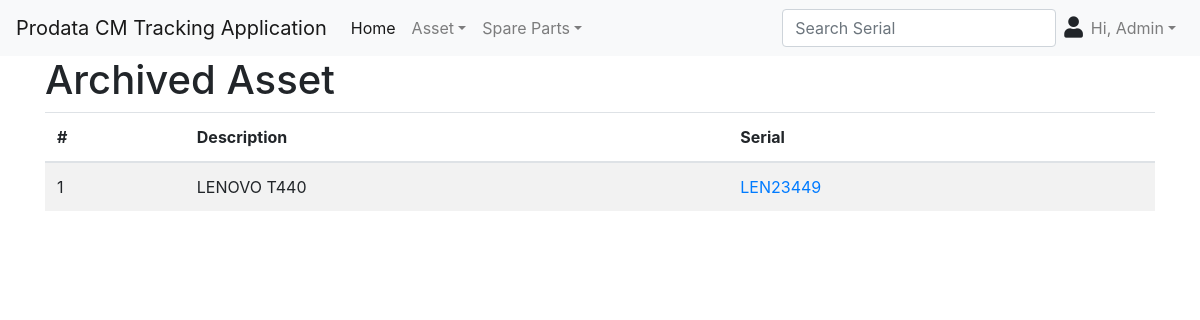
The app's page /assets.php?action=archived with its own data.
### tables this page shows
CREATE TABLE IF NOT EXISTS `asset` (
  `assetID` INT NOT NULL AUTO_INCREMENT,
  `brandID` INT NOT NULL,
  `modelID` INT NOT NULL,
  `serialID` INT NOT NULL,
  `locationID` INT NOT NULL,
  `statusID` INT NOT NULL,
  PRIMARY KEY (`assetID`),
  INDEX `fk_asset_brand1_idx` (`brandID` ASC),
  INDEX `fk_asset_model1_idx` (`modelID` ASC),
  INDEX `fk_asset_location1_idx` (`locationID` ASC),
  INDEX `fk_asset_assetStatus1_idx` (`statusID` ASC),
  INDEX `fk_asset_serial1_idx` (`serialID` ASC),
  CONSTRAINT `fk_asset_brand1`
    FOREIGN KEY (`brandID`)
    REFERENCES `brand` (`brandID`)
    ON DELETE NO ACTION
    ON UPDATE NO ACTION,
  CONSTRAINT `fk_asset_model1`
    FOREIGN KEY (`modelID`)
    REFERENCES `model` (`modelID`)
    ON DELETE NO ACTION
    ON UPDATE NO ACTION,
  CONSTRAINT `fk_asset_location1`
    FOREIGN KEY (`locationID`)
    REFERENCES `location` (`locationID`)
    ON DELETE NO ACTION
    ON UPDATE NO ACTION,
  CONSTRAINT `fk_asset_assetStatus1`
    FOREIGN KEY (`statusID`)
    REFERENCES `status` (`statusID`)
    ON DELETE NO ACTION
    ON UPDATE NO ACTION,
  CONSTRAINT `fk_asset_serial1`
    FOREIGN KEY (`serialID`)
    REFERENCES `serial` (`serialID`)
    ON DELETE NO ACTION
    ON UPDATE NO ACTION);

CREATE TABLE IF NOT EXISTS `brand` (
  `brandID` INT NOT NULL AUTO_INCREMENT,
  `brandName` VARCHAR(45) NOT NULL,
  `scopeID` INT NOT NULL,
  PRIMARY KEY (`brandID`),
  INDEX `fk_brand_scope1_idx` (`scopeID` ASC),
  CONSTRAINT `fk_brand_scope1`
    FOREIGN KEY (`scopeID`)
    REFERENCES `scope` (`scopeID`)
    ON DELETE NO ACTION
    ON UPDATE NO ACTION);

CREATE TABLE IF NOT EXISTS `model` (
  `modelID` INT NOT NULL AUTO_INCREMENT,
  `modelName` VARCHAR(45) NOT NULL,
  `scopeID` INT NOT NULL,
  PRIMARY KEY (`modelID`),
  UNIQUE INDEX `modelName_UNIQUE` (`modelName` ASC),
  INDEX `fk_model_scope1_idx` (`scopeID` ASC),
  CONSTRAINT `fk_model_scope1`
    FOREIGN KEY (`scopeID`)
    REFERENCES `scope` (`scopeID`)
    ON DELETE NO ACTION
    ON UPDATE NO ACTION);

CREATE TABLE IF NOT EXISTS `serial` (
  `serialID` INT NOT NULL AUTO_INCREMENT,
  `serialName` VARCHAR(45) NOT NULL,
  PRIMARY KEY (`serialID`),
  UNIQUE INDEX `serialName_UNIQUE` (`serialName` ASC));

### class/class.asset.php (the view, shortened to what this page needs)
<?php
class Asset {
  public static function getArchivedAssetList() {
    global $connection;
    $sql = "SELECT `asset`.`assetID`, `brand`.`brandName`, `model`.`modelName`, `serial`.`serialName` ";
    $sql .= "FROM `status` ";
    $sql .= "LEFT JOIN `asset` ON `asset`.`statusID` = `status`.`statusID` ";
    $sql .= "LEFT JOIN `brand` ON `asset`.`brandID` = `brand`.`brandID` ";
    $sql .= "LEFT JOIN `model` ON `asset`.`modelID` = `model`.`modelID` ";
    $sql .= "LEFT JOIN `serial` ON `asset`.`serialID` = `serial`.`serialID` ";
    $sql .= "WHERE (`status`.`statusID` = 2) ";
    $sql .= "ORDER BY `brand`.`brandName` ASC, `model`.`modelName` ASC, `serial`.`serialName` ASC";
    $sql = mysqli_query($connection, $sql);
    $num = 1;
    while ($row = mysqli_fetch_assoc($sql)) {
      $assetID = $row['assetID'];
      $brandName = $row['brandName'];
      $modelName = $row['modelName'];
      $serialName = $row['serialName'];
      echo "<tr>";
      echo "  <td>{$num}</td>";
      echo "  <td>{$brandName}&nbsp{$modelName}</td>";
      echo "  <td><a href='assets.php?action=details&asset={$assetID}'>{$serialName}</a></td>";
      echo "</tr>";
      $num++;
    }
  }
}
?>

### records on screen
asset: brandID.brandName "LENOVO", modelID.modelName "T440", serialID.serialName "LEN23449"
